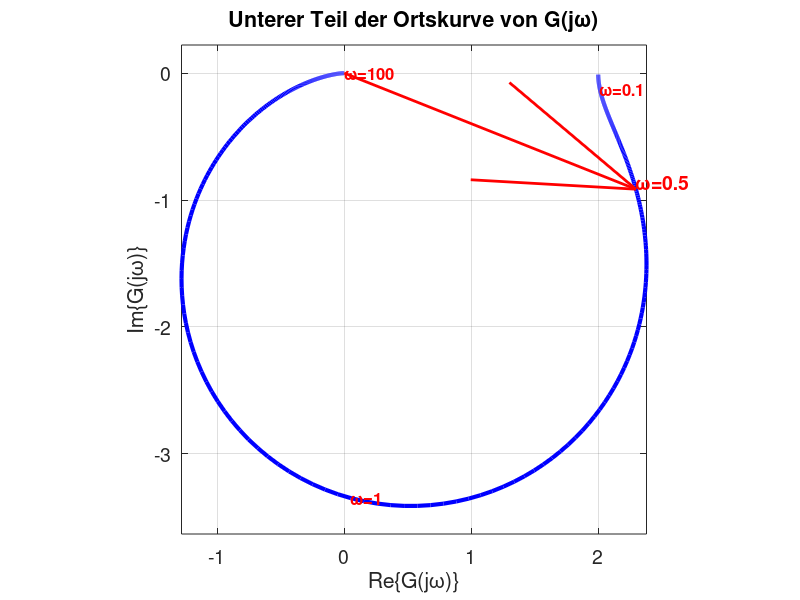

Recreate this plot in MATLAB.
% Parameter
g = 2;
zeta = 0.3;
wn = 1;

% Frequenzvektor
omega = logspace(-2,2,1000); % von 0.01 bis 100

s = 1i*omega/wn;
G = g ./ (1 + 2*zeta*s + s.^2);

% Real- und Imaginärteil
ReG = real(G);
ImG = imag(G);

% Nur unterer Teil (Imaginärteil <= 0)
idx_lower = ImG <= 0;

% Plot
figure('Position',[100 100 600 600])
plot(ReG(idx_lower), ImG(idx_lower), 'b-', 'LineWidth', 3)
hold on

% Kritischer Punkt markieren
% plot(-1,0,'ro','MarkerSize',10, 'LineWidth',2)
% text(-1, 0.05, 'Kritischer Punkt', 'Color', 'red', 'FontSize', 14, ...
%     'FontWeight', 'bold', 'HorizontalAlignment', 'center')

% Pfeil vom Ursprung zum Punkt für omega = 0.5 zeichnen
omega_pfeil = 0.5;
[~, idx_pfeil] = min(abs(omega - omega_pfeil));
x_pfeil = ReG(idx_pfeil);
y_pfeil = ImG(idx_pfeil);

% Pfeil zeichnen
quiver(0, 0, x_pfeil, y_pfeil, 0, 'r', 'LineWidth', 2, 'MaxHeadSize', 0.3)

% Optional: Beschriftung für den Pfeil
text(x_pfeil, y_pfeil, '\omega=0.5', 'Color', 'red', 'FontSize', 14, ...
    'FontWeight', 'bold', 'HorizontalAlignment', 'left', 'VerticalAlignment', 'bottom')

grid on
axis equal
xlabel('Re\{G(j\omega)\}','FontSize',14)
ylabel('Im\{G(j\omega)\}','FontSize',14)
title('Unterer Teil der Ortskurve von G(j\omega)','FontSize',16,'FontWeight','bold')
set(gca, 'FontSize',14)

% Frequenzbeschriftungen im unteren Teil (optional)
freq_labels = [0.1 1 100];
for f = freq_labels
    [~, idx] = min(abs(omega - f));
    if ImG(idx) <= 0
        text(ReG(idx), ImG(idx), ['\omega=', num2str(f)], ...
            'FontSize',12, 'FontWeight','bold', 'Color','red', 'HorizontalAlignment','left')
    end
end

hold off